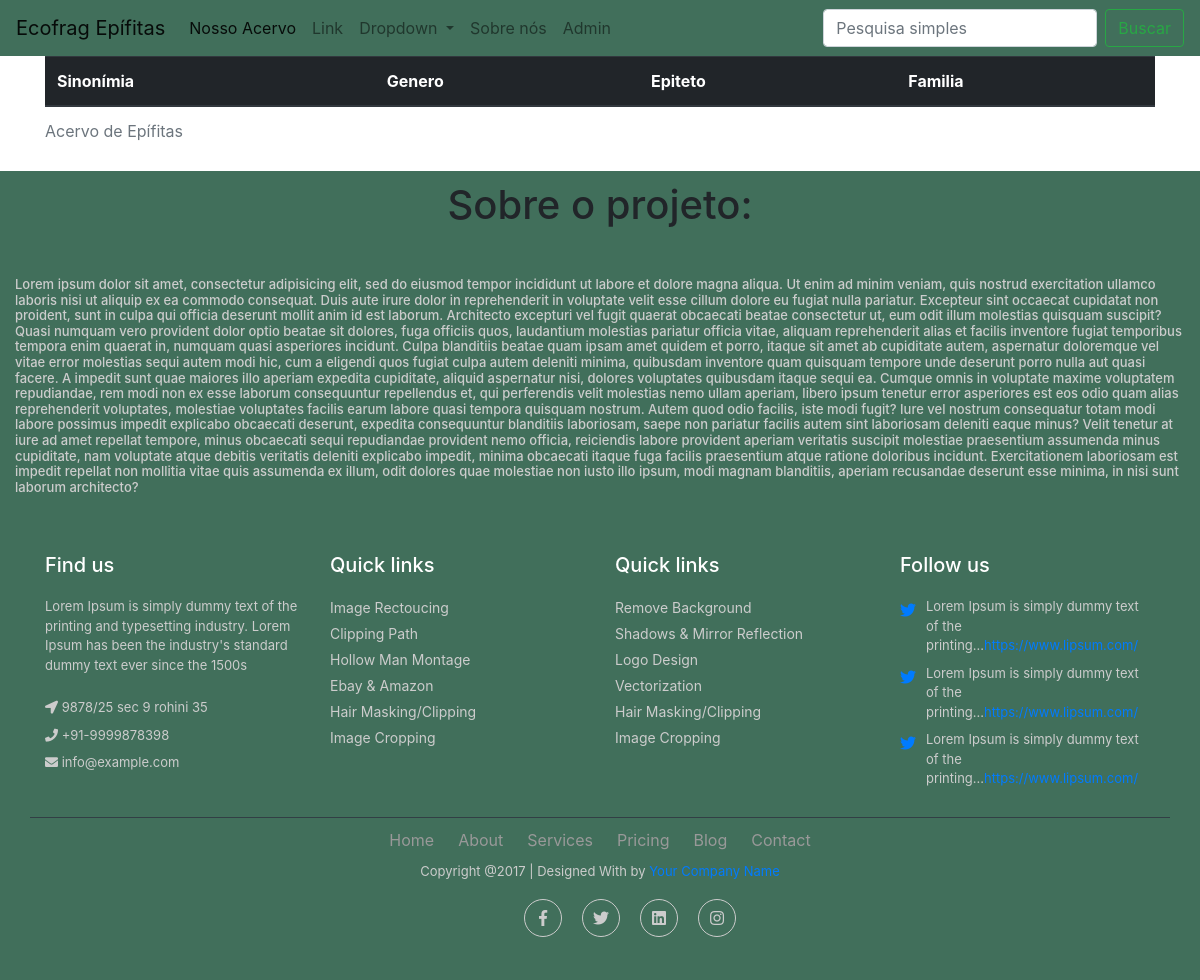
Page /epifitas/list-all/ on the earlier database version.
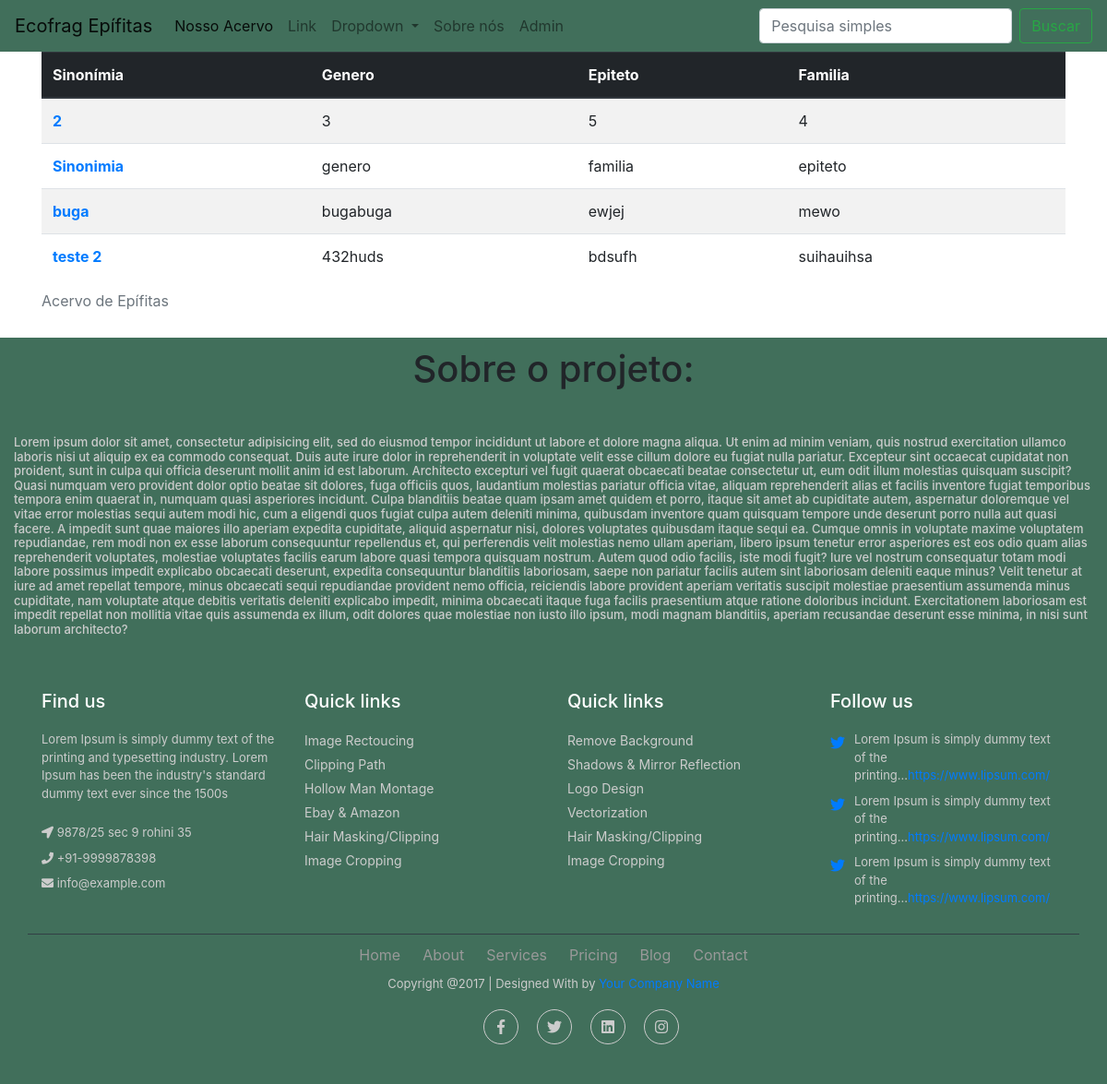
Same page on the later database version.
### epifitas/models.py (models this page shows, shortened)
class Especie(models.Model):
    id = models.UUIDField(
        primary_key=True,
        default=uuid.uuid4,
        editable=False
    )
    sinonimia = models.CharField(max_length=220)  # é isso mesmo?
    genero = models.CharField(max_length=220)
    epiteto = models.CharField(max_length=220)
    familia = models.CharField(max_length=220)
    link_flora = models.CharField(max_length=220)
    adicionada_em = models.DateTimeField(auto_now_add=True)
    ativa = models.BooleanField(default=True)
    class Meta:
        verbose_name = "Espécie"
        verbose_name_plural = "Espécies"
        ordering = ['sinonimia']
    def get_absolute_url(self):
        return reverse('epifita_detail', args=[str(self.id)])

### epifitas/views.py (the view)
# urls.py: path('list-all/', EpifitasListView.as_view(), name='epifitas_list'),
class EpifitasListView(ListView):
    model = Especie
    template_name = 'epifitas/epifitas_list.html'
    paginate_by = 30

### epifitas/templates/epifitas/epifitas_list.html (shortened to what this page needs)
{% extends '_base.html' %}
{% block content %}
<div class="table-responsive-lg">
    <table class="table table-hover table-striped">
        <caption>Acervo de Epífitas</caption>
        <thead class="thead-dark">
        <tr>
            <th scope="col">Sinonímia</th>
            <th scope="col">Genero</th>
            <th scope="col">Epiteto</th>
            <th scope="col">Familia</th>
        </tr>
        </thead>
        <tbody>
        {% for especie in object_list %}
        <tr>
            <th scope="row"><a href="{{ especie.get_absolute_url }}">{{ especie.sinonimia }}</a></th>
            <td>{{ especie.genero }}</td>
            <td>{{ especie.familia }}</td>
            <td>{{ especie.epiteto }}</td>
        </tr>
        {% endfor %}
        </tbody>
    </table>
</div>
{% endblock %}

Differences in the rows shown:
added Especie: sinonimia "2", genero "3", familia "5", epiteto "4"
added Especie: sinonimia "Sinonimia", genero "genero", familia "familia", epiteto "epiteto"
added Especie: sinonimia "buga", genero "bugabuga", familia "ewjej", epiteto "mewo"
added Especie: sinonimia "teste 2", genero "432huds", familia "bdsufh", epiteto "suihauihsa"
